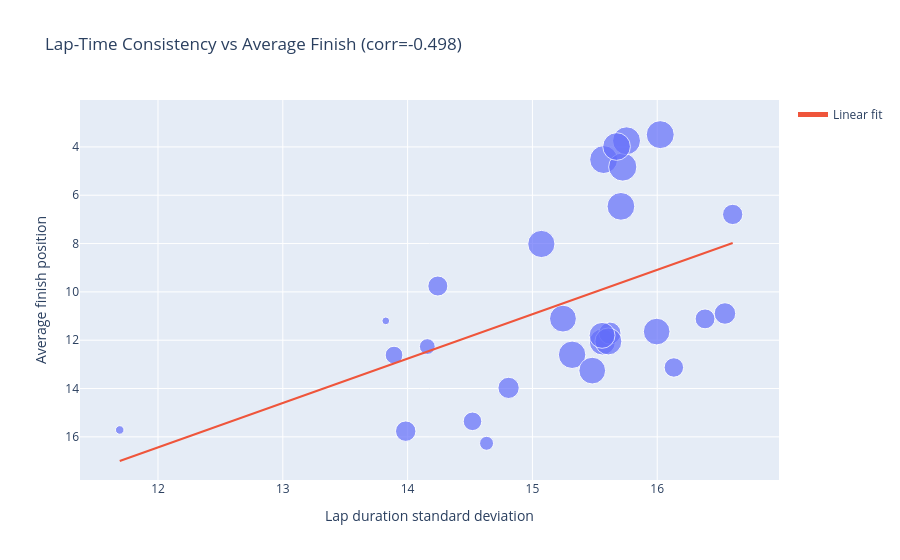

Notebook source saved alongside this figure:
### Code cell
fig = px.scatter(
    consistency,
    x="std_lap_time",
    y="avg_finish",
    size="lap_count",
    hover_name="driver_id",
    title=f"Lap-Time Consistency vs Average Finish (corr={consistency_corr:.3f})",
    labels={"std_lap_time": "Lap duration standard deviation", "avg_finish": "Average finish position"},
)
if len(consistency) > 2:
    fit = np.polyfit(consistency["std_lap_time"], consistency["avg_finish"], deg=1)
    x_line = np.array([consistency["std_lap_time"].min(), consistency["std_lap_time"].max()])
    fig.add_scatter(x=x_line, y=fit[0] * x_line + fit[1], mode="lines", name="Linear fit")
fig.update_yaxes(autorange="reversed")
fig.write_html(OUTPUT_CHARTS / "consistency_vs_finish.html", include_plotlyjs="cdn")
fig.show()

### Figure 1 — Plotly figure (JSON) as saved in the notebook; plotly's stock layout.template omitted (floating-point values rounded to 4 significant figures)
{"data": [{"hovertemplate": "<b>%{hovertext}</b><br><br>Lap duration standard deviation=%{x}<br>Average finish position=%{y}<br>lap_count=%{marker.size}<extra></extra>", "hovertext": ["Alexander ALBON", "Arvid LINDBLAD", "Carlos SAINZ", "Charles LECLERC", "Daniel RICCIARDO", "Esteban OCON", "Fernando ALONSO", "Franco COLAPINTO", "Gabriel BORTOLETO", "George RUSSELL", "Isack HADJAR", "Jack DOOHAN", "Kevin MAGNUSSEN", "Kimi ANTONELLI", "Lance STROLL", "Lando NORRIS", "Lewis HAMILTON", "Liam LAWSON", "Logan SARGEANT", "Max VERSTAPPEN", "Nico HULKENBERG", "Oliver BEARMAN", "Oscar PIASTRI", "Pierre GASLY", "Sergio PEREZ", "Valtteri BOTTAS", "Yuki TSUNODA", "ZHOU Guanyu"], "legendgroup": "", "marker": {"color": "#636efa", "size": [2883, 253, 3134, 3305, 1056, 3185, 3049, 1910, 1605, 3382, 1675, 309, 1330, 1747, 3024, 3301, 3259, 2077, 827, 3309, 3006, 1966, 3243, 3071, 1698, 1769, 2842, 1461], "sizemode": "area", "sizeref": 8.455, "symbol": "circle"}, "mode": "markers", "name": "", "orientation": "v", "showlegend": false, "type": "scatter", "x": [15.56, 13.83, 15.07, 15.57, 14.16, 15.32, 15.24, 14.81, 16.13, 15.72, 16.38, 11.69, 13.89, 16.6, 15.48, 15.75, 15.71, 15.62, 14.63, 16.02, 16.0, 16.54, 15.67, 15.61, 14.24, 13.98, 15.56, 14.52], "xaxis": "x", "y": [12.07, 11.2, 8.017, 4.524, 12.26, 12.6, 11.11, 13.97, 13.13, 4.831, 11.12, 15.71, 12.62, 6.794, 13.26, 3.746, 6.46, 11.71, 16.27, 3.492, 11.64, 10.89, 3.984, 12.05, 9.758, 15.76, 11.8, 15.36], "yaxis": "y"}, {"mode": "lines", "name": "Linear fit", "type": "scatter", "x": [11.69, 16.6], "y": [17.0, 7.979]}], "layout": {"legend": {"itemsizing": "constant", "tracegroupgap": 0}, "title": {"text": "Lap-Time Consistency vs Average Finish (corr=-0.498)"}, "xaxis": {"anchor": "y", "domain": [0.0, 1.0], "title": {"text": "Lap duration standard deviation"}}, "yaxis": {"anchor": "x", "autorange": "reversed", "domain": [0.0, 1.0], "title": {"text": "Average finish position"}}}}
